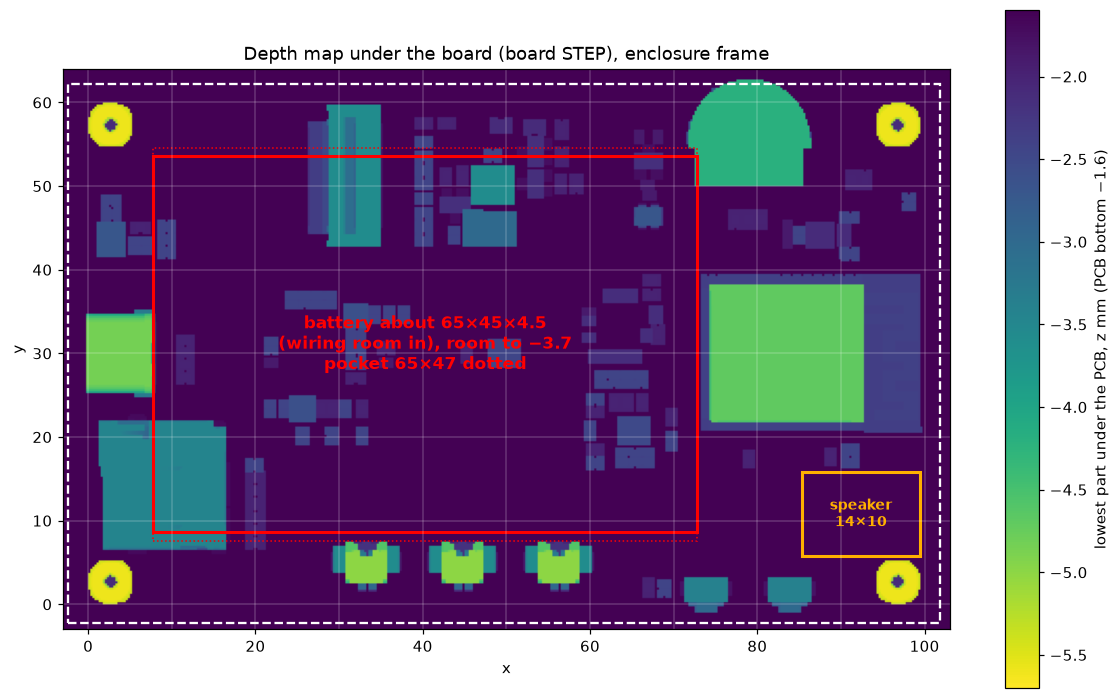

Here is the Python script that generated this plot:
# /// script
# requires-python = ">=3.10,<3.13"
# dependencies = ["cadquery>=2.4", "numpy", "matplotlib", "scipy"]
# ///
"""How deep the board reaches below the PCB, everywhere: rasterises every part of Waveshare's board
STEP that hangs below the PCB into a min-z map (0.25 mm grid, enclosure frame) and plots it as
depthmap.png, with the battery and the speaker on it. Also writes build/board.stl for pictures.py.

    uv run enclosure/concepts/flatter-back/depthmap.py
"""
from pathlib import Path
import numpy as np
import cadquery as cq
import matplotlib; matplotlib.use("Agg")
import matplotlib.pyplot as plt
from matplotlib.patches import Rectangle
from scipy import ndimage
from OCP.STEPCAFControl import STEPCAFControl_Reader
from OCP.TDocStd import TDocStd_Document
from OCP.XCAFDoc import XCAFDoc_DocumentTool
from OCP.TDF import TDF_LabelSequence, TDF_Label
from OCP.TCollection import TCollection_ExtendedString
from OCP.TDataStd import TDataStd_Name
from OCP.TopLoc import TopLoc_Location
from OCP.Bnd import Bnd_Box
from OCP.BRepBndLib import BRepBndLib
from OCP.BRepMesh import BRepMesh_IncrementalMesh
from OCP.TopExp import TopExp_Explorer
from OCP.TopAbs import TopAbs_FACE
from OCP.BRep import BRep_Tool
from OCP.TopoDS import TopoDS

HERE = Path(__file__).resolve().parent
BUILD = HERE / "build"; BUILD.mkdir(exist_ok=True)
BOARD = HERE.parents[2] / "docs/mechanical/ESP32-S3-EPAPER-3_97-20260821.stp"

doc = TDocStd_Document(TCollection_ExtendedString("doc"))
r = STEPCAFControl_Reader(); r.SetNameMode(True); r.ReadFile(str(BOARD)); r.Transfer(doc)
st = XCAFDoc_DocumentTool.ShapeTool_s(doc.Main())
leaves = []
def nm(lab):
    n = TDataStd_Name()
    return n.Get().ToExtString() if lab.FindAttribute(TDataStd_Name.GetID_s(), n) else "?"
def walk(lab, loc):
    if st.IsAssembly_s(lab):
        comps = TDF_LabelSequence(); st.GetComponents_s(lab, comps)
        for i in range(1, comps.Length()+1):
            c = comps.Value(i); ref = TDF_Label(); st.GetReferredShape_s(c, ref)
            walk(ref, loc.Multiplied(st.GetLocation_s(c)))
    else:
        leaves.append((nm(lab), st.GetShape_s(lab).Moved(loc)))
roots = TDF_LabelSequence(); st.GetFreeShapes(roots)
for i in range(1, roots.Length()+1): walk(roots.Value(i), TopLoc_Location())

G = 0.25; X0, X1, Y0, Y1 = -3.0, 103.0, -3.0, 64.0
nx, ny = int((X1-X0)/G), int((Y1-Y0)/G)
zmin = np.full((ny, nx), np.inf)
xs = X0 + (np.arange(nx)+0.5)*G; ys = Y0 + (np.arange(ny)+0.5)*G
for name, shp in leaves:
    b = Bnd_Box(); BRepBndLib.Add_s(shp, b, True)
    if b.Get()[2] > -1.61 or name in ("BOARD", "EVA"): continue   # nothing below the PCB, or the PCB itself
    BRepMesh_IncrementalMesh(shp, 0.05, False, 0.3, True)
    ex = TopExp_Explorer(shp, TopAbs_FACE)
    while ex.More():
        f = TopoDS.Face_s(ex.Current()); loc = TopLoc_Location()
        tri = BRep_Tool.Triangulation_s(f, loc)
        if tri is not None:
            tr = loc.Transformation()
            P = np.array([[*(lambda p: (p.X(), p.Y(), p.Z()))(tri.Node(i).Transformed(tr))] for i in range(1, tri.NbNodes()+1)])
            for k in range(1, tri.NbTriangles()+1):
                a, bb, c = tri.Triangle(k).Get()
                A, B, C = P[a-1], P[bb-1], P[c-1]
                lo = np.minimum(np.minimum(A, B), C); hi = np.maximum(np.maximum(A, B), C)
                i0 = max(int((lo[0]-X0)/G)-1, 0); i1 = min(int((hi[0]-X0)/G)+2, nx)
                j0 = max(int((lo[1]-Y0)/G)-1, 0); j1 = min(int((hi[1]-Y0)/G)+2, ny)
                if i0 >= i1 or j0 >= j1: continue
                gx, gy = np.meshgrid(xs[i0:i1], ys[j0:j1])
                d = (B[1]-C[1])*(A[0]-C[0]) + (C[0]-B[0])*(A[1]-C[1])
                if abs(d) < 1e-12:  # vertical triangle: stamp its min z on its xy segment cells
                    m = (gx >= lo[0]-G/2) & (gx <= hi[0]+G/2) & (gy >= lo[1]-G/2) & (gy <= hi[1]+G/2)
                    sub = zmin[j0:j1, i0:i1]; sub[m] = np.minimum(sub[m], lo[2]); continue
                l1 = ((B[1]-C[1])*(gx-C[0]) + (C[0]-B[0])*(gy-C[1]))/d
                l2 = ((C[1]-A[1])*(gx-C[0]) + (A[0]-C[0])*(gy-C[1]))/d
                l3 = 1-l1-l2
                m = (l1 >= -0.02) & (l2 >= -0.02) & (l3 >= -0.02)
                z = l1*A[2] + l2*B[2] + l3*C[2]
                sub = zmin[j0:j1, i0:i1]; sub[m] = np.minimum(sub[m], z[m])
        ex.Next()
np.savez(BUILD / "depth.npz", zmin=zmin, xs=xs, ys=ys)
print("deepest part below the PCB: z", round(float(zmin[np.isfinite(zmin)].min()), 2))

z = np.where(np.isfinite(zmin), zmin, -1.6)
z = ndimage.minimum_filter(z, size=3)   # close the rasteriser's hairline gaps between a part's triangles
fig, ax = plt.subplots(figsize=(13, 8))
im = ax.imshow(z, origin="lower", extent=[xs[0]-G/2, xs[-1]+G/2, ys[0]-G/2, ys[-1]+G/2], cmap="viridis_r", vmin=-5.7, vmax=-1.6)
plt.colorbar(im, label="lowest part under the PCB, z mm (PCB bottom −1.6)")
ax.add_patch(Rectangle((-2.4, -2.25), 104.3, 64.5, fill=False, ec="w", lw=1.5, ls="--"))
ax.add_patch(Rectangle((7.8, 8.6), 65.0, 45.0, fill=False, ec="r", lw=2))     # build.py's BATT
ax.add_patch(Rectangle((7.8, 7.6), 65.0, 47.0, fill=False, ec="r", lw=1, ls=":"))  # and its POCKET
ax.text(40.3, 31.1, "battery about 65×45×4.5\n(wiring room in), room to −3.7\npocket 65×47 dotted", color="r", ha="center", va="center", fontsize=11, weight="bold")
# the speaker (build.py's SPK)
ax.add_patch(Rectangle((85.4, 5.8), 14.0, 10.0, fill=False, ec="#ffb000", lw=2))
ax.text(92.4, 10.8, "speaker\n14×10", color="#ffb000", ha="center", va="center", fontsize=9, weight="bold")
for x in np.arange(0, 104, 10): ax.axvline(x, color="w", lw=0.2)
for y in np.arange(0, 64, 10): ax.axhline(y, color="w", lw=0.2)
ax.set_title("Depth map under the board (board STEP), enclosure frame")
ax.set_xlabel("x"); ax.set_ylabel("y")
plt.savefig(HERE / "depthmap.png", dpi=110, bbox_inches="tight")

cq.exporters.export(cq.importers.importStep(str(BOARD)), str(BUILD / "board.stl"), tolerance=0.05, angularTolerance=0.3)
